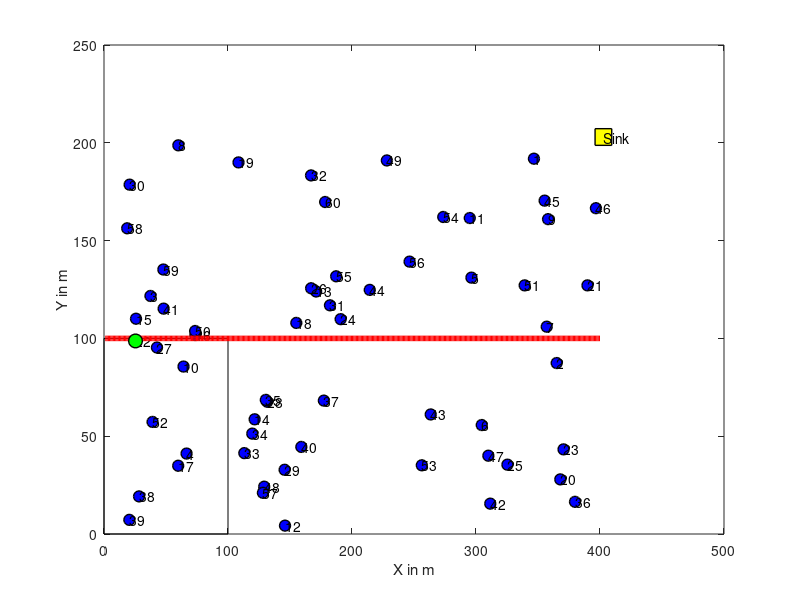

This chart was generated by the following MATLAB code: (Note: this script raises an error after producing the figure.)
clc;
clear all;
close all;
warning off all;

restoredefaultpath;
addpath(genpath(pwd));
global N X Y Xb Yb E zX zY max1


rand('seed',1)
N=60;% Total No. of Nodes
RSU=[];%[250];
min1=0;
max11=400;
max1=200;

X = min1+(max11-min1)*rand(1,N);
Y = min1+(max1-min1)*rand(1,N);
R=100; %sensor field Radius
%co-ordinates of base station
Xb = max11+2+rand(1,1);
Yb =(max1+2)+rand(1,1);
%% Normalized vehicle velocity 
maxv=400;
minv=10;
vel=rand(1,N);

%% Node Buffersize
E=rand(1,N);%1.*ones(1,N); % intialize node Buffersize
minTh=E/2;     %% minTh for buffer
%%
figure,
for i2 = 1:N 
          plot(X(i2),Y(i2),'o','LineWidth',1,...
                    'MarkerEdgeColor','k',...
                    'MarkerFaceColor','b',...
                    'MarkerSize',8'); 
          xlabel('X in m')
          ylabel('Y in m')
          text(X(i2), Y(i2), num2str(i2),'FontSize',10); 
          hold on;
end
hold on
         plot(Xb,Yb,'s','LineWidth',1,...
                    'MarkerEdgeColor','k',...
                    'MarkerFaceColor','y',...
                    'MarkerSize',12'); 
          xlabel('X in m')
          ylabel('Y in m')
          text(Xb, Yb, 'Sink','FontSize',10); 
          hold on;
%% Equal-zone division
zX=0:100:max11;
zY=0:100:max1;
id=zeros(1,N);
%ipd=1;
ik1=1;
for ik=1:numel(zX)-1
    for ij=1:numel(zY)-1
    rectangle('Position',[zX(ik) zY(ij) 100 100])
    points =[zX(ik) zY(ij); zX(ik)+100 zY(ij);  zX(ik)+100 zY(ij)+100 ;zX(ik) zY(ij)+100 ;zX(ik) zY(ij)]
    
    line(1:400,100.*ones(1,400),'Color','r','LineWidth',4)
    
    if(~isempty(RSU))
        
        plot(RSU(1),100,'^','LineWidth',1,...
                    'MarkerEdgeColor','k',...
                    'MarkerFaceColor','g',...
                    'MarkerSize',11'); 
          xlabel('X in m')
          ylabel('Y in m')
          %text(Xb, Yb, 'Base','FontSize',10); 
          hold on;
    end
    
    %figure(2)
    %plot(points(:,1),points(:,2),'-*r')
    [in,on]=inpolygon(X,Y,points(:,1),points(:,2))
    
    ind=find(in==1);
     
     if(~isempty(RSU))
         if(RSU(1)>zX(ik) && RSU(1)<zX(ik+1))
         ind=[];
         end
     else
         
    
     %% Max Buffersize CHM
    Ec=E(ind);      
    SN1=ind;
    SN(ik1).id=ind;
    L=0.*ind;%label
        
    [val1,ind2]=sort(Ec,'descend');
    MonitorID(ik1)=ind(ind2(1));
       
    ipd0=find(ind==ind(ind2(1)));
    L(ipd0)=1; %CHM
    plot(X(MonitorID(ik1)),Y(MonitorID(ik1)),'o','LineWidth',1,...
                    'MarkerEdgeColor','k',...
                    'MarkerFaceColor','g',...
                    'MarkerSize',10'); 
          xlabel('X in m')
          ylabel('Y in m')
          %text(Xb, Yb, 'Base','FontSize',10); 
          hold on;
          
    %% Pch%
    chmtosinkdist=abs(X(MonitorID(ik1))-Xb); 
    pc=distpch(chmtosinkdist);
    s1=ceil((pc/100)*numel(ind))
    SN(ik1).s1=s1;   
    
    %% Adaptive Clustering
    pos1=[X(ind) Y(ind)];
    vel1=vel(ind);
    Bs=E(ind);
    posd=pdist2([X(ind); Y(ind)]',[zX(ik)+50 zY(ij)+50]);
   
    w1=0.6;
    w2=0.2;
    w3=0.2;
    W=w1.*posd+w2.*vel1'+w3.*Bs';
    
    
    rng('default')  % For reproducibility
    [idx3,C,sumdist3] = kmeans([X(ind)+W'; Y(ind)+W']',s1,'Distance','cityblock','Display','final');
    
    idx=unique(idx3);
    
    for ip=1:numel(idx)
       ind3= find(idx3==idx(ip));
       % select CH
       [val,ind2]= min(abs(W(ind3)-C(ip)))
       
       L((ind3(ind2(1))))=ip+1;
       
       % assign cluster member       
       ind3(ind2(1))=[];
       L((ind3))=ip+1+0.1;      
        
    end
    %L(ipd0)=1; %CHM
    %plot
    
    
    

   

    L
    disp('hello');
    
%     if(numel(ind)~= numel(L))
%        pause,
%        break;
%     end
    SN(ik1).L=L;
    SN(ik1).Z=(ik1).*ones(1,numel(L));
    
     end
    
    L=[];
    
    
    
    ik1=ik1+1;
    %id(ind)=ipd;
    hold on
    end
    
    %ipd=ipd+1;0
end




L1=[SN.L];
id1=[SN.id];
ind4=find(L1==1)% High Buffersize node

hold on
plot(X(id1(ind4)),Y(id1(ind4)),'o','LineWidth',1,...
                      'MarkerEdgeColor','k',...
                      'MarkerFaceColor','g',...
                      'MarkerSize',8'); 
            xlabel('X in m')
            ylabel('Y in m')
            %text(Xb, Yb, 'Base','FontSize',10); 

code=['r' 'm' 'y' 'k' 'c' 'w'];
for iv=2: max([SN.s1])
    
 ind5=find(round(L1)==iv)   
 ind6=find(L1==iv)   
hold on
plot(X(id1(ind5)),Y(id1(ind5)),'o','LineWidth',1,...
                      'MarkerEdgeColor','k',...
                      'MarkerFaceColor',code(iv-1),...
                      'MarkerSize',8'); 
            xlabel('X in m')
            ylabel('Y in m')
  
            
hold on
plot(X(id1(ind6)),Y(id1(ind6)),'s','LineWidth',1,...
                      'MarkerEdgeColor','k',...
                      'MarkerFaceColor',code(iv-1),...
                      'MarkerSize',11'); 
            xlabel('X in m')
            ylabel('Y in m')            
            
            

end
axis([0 max11+5 -50 max1+50])
           
%% Neurofuzzy
outFIS=readfis('DataAnfis.fis');


%% Simulation Starts
round=200;
delv=[50 100 150 200 250 300 350 400];
R=[80 100 130 160];
Az=1;

for iu=1:8
ik=1;
while(ik<=70)
%     openfig('file.fig','new','visible')  
for ik1=1:numel(zX)-1
  for ij=1:numel(zY)-1
     rectangle('Position',[zX(ik1) zY(ij) 100 100])
     points =[zX(ik1) zY(ij); zX(ik1)+100 zY(ij);  zX(ik1)+100 zY(ij)+100 ;zX(ik1) zY(ij)+100 ;zX(ik1) zY(ij)]
     line(1:400,100.*ones(1,400),'Color','r','LineWidth',4)
  end
end


    z1=[SN.Z];
    L1=[SN.L];
    id1=[SN.id];
    
    indw=find(mod(z1,2)==0)
    vel1=vel;
    vel1(id1(indw))=-vel(id1(indw));
    if(Az==1)
     X=X+delv(iu).*vel1   
    else
     X=X+delv(2).*vel1   
    end
    
    X(X<-20)=400;
    X(X>420)=0;
    
        
    code=['r' 'm' 'y' 'k' 'c' 'w'];
    for iv=2: max([SN.s1])
    
    ind5=find(floor(L1)==iv)   
    ind6=find(L1==iv)   
    hold on
    plot(X(id1(ind5)),Y(id1(ind5)),'o','LineWidth',1,...
                      'MarkerEdgeColor','k',...
                      'MarkerFaceColor',code(iv-1),...
                      'MarkerSize',8'); 
            xlabel('X in m')
            ylabel('Y in m')
  
            
    hold on
    plot(X(id1(ind6)),Y(id1(ind6)),'s','LineWidth',1,...
                      'MarkerEdgeColor','k',...
                      'MarkerFaceColor',code(iv-1),...
                      'MarkerSize',11'); 
            xlabel('X in m')
            ylabel('Y in m')            
            
            

    end



    
    
    A=randperm(N);
    path=[];
   
    L1=[SN.L];
    id1=[SN.id];
    z1=[SN.Z];
    
    A(1)
    indw=find(id1==A(1))
    %find(L1(indw)==round(L1(indw))
    Zo=z1(indw)
    Lz=SN(Zo).L;
    indb=find(Lz==floor(L1(indw)))
    path1=SN(Zo).L(indb)
    
    
    %% new
    if(ik>20)
    x=[X' Y' vel' E'];
    tic
    y=evalfis(x,outFIS);
    tp1=toc
    ind2w=find(uint8(y)==1);
    indCH1=[ind2w' N+1];
    
    else
    tp1=1;
    indCH=(find(L1==1 | L1==2 |  L1==3 | L1 ==4 | L1==5 | L1==6 | L1==7));
    indCH=id1(indCH);
    
    indCH1=[indCH N+1]
    end
    
    
    
    X1=[X Xb];
    Y1=[Y Yb];
    hold on
    plot(X1(indCH1),Y1(indCH1),'s','LineWidth',1,...
                      'MarkerEdgeColor','k',...
                      'MarkerFaceColor','w',...
                      'MarkerSize',11'); 
            xlabel('X in m')
            ylabel('Y in m')  
            hold on
            for icc=1:numel(indCH1)
            text(X1(indCH1(icc)),Y1(indCH1(icc)),num2str(indCH1(icc)),'FontSize',10); 
            end
            
            
            hold on
           plot(X1(end),Y1(end),'s','LineWidth',1,...
                      'MarkerEdgeColor','k',...
                      'MarkerFaceColor','y',...
                      'MarkerSize',11'); 
            xlabel('X in m')
            ylabel('Y in m')  
            
            
            
            
            
   distCHtoCH=pdist2([X1(indCH1);Y1(indCH1)]',[X1(indCH1);Y1(indCH1)]') % CH to CH distance
   trust=distCHtoCH;
%    trust(distCHtoCH>(R+200))=inf;
   if(Az==2)
   trust(distCHtoCH>(R(iu)))=inf;
   else
   trust(distCHtoCH>(R(3)))=inf;    
   end
   w1=trust;% Closing Time and Traffic

   [r_path, r_cost] = Predictive(path1,size(trust,1), w1)
   [r_pathE, r_costE] = hopbyhop(path1,size(trust,1), w1)
   indCH1(r_path)
   
   t_cost(ik)=r_cost;
   t_path{ik}=r_path;
   path=indCH1(r_path);
   for p =1:(length(path)-1) 
   line([X1(path(p)) X1(path(p+1))], [Y1(path(p)) Y1(path(p+1))], 'Color','m','LineWidth',2.5, 'LineStyle','-') 
   arrow([X1(path(p)) Y1(path(p)) ], [X1(path(p+1)) Y1(path(p+1)) ])
   end 
   axis([0 max11+5 -50 max1+50])
    
   % PDR EStimate
      PDR(ik)= 0;
   if(~isempty(path))
        if(path(end)==61)
           PDR(ik)= 1;
        end    
   end
   % Avg end to end delay
       E2E(ik)=numel(r_path);%r_cost;
       E2Ex(ik)=numel(r_pathE);%r_costE;
   % CH formation Delay
       CHF(ik)=tp1;
       CHFe(ik)=(2).*tp1;
       
    ik=ik+1; 
    pause(0.02);
    clf;
end

AvgPDR(iu)=sum(PDR)/ik;
E2E(isinf(E2E))=0;
E2Ex(isinf(E2Ex))=0;
E2Edelay(iu)=mean(E2E)
E2Edelaye(iu)=mean(E2Ex)
CHdelay(iu)=mean(CHF);
CHdelaye(iu)=mean(CHFe);


end
% 
% 

if(Az==1)
%% Performance Analysis
% Velcoicty Vs PDR
AvgPDRE=AvgPDR./(1+rand(1));
figure,
plot(delv,AvgPDR,'*-r')
hold on
plot(delv,AvgPDRE,'*-b')
legend('Proposed','Adaptive Disjoint Path vector greedy routing')
title('Packet Delivery Ratio')
xlabel('Velocity')
ylabel('Packet Delivery Ratio in(%)')

% Velocity Vs Average End to End Delay
figure,
plot(delv,E2Edelay,'*-r',delv,E2Edelaye,'-*b')
title('End to End Delay')
legend('Proposed','Adaptive Disjoint Path vector greedy routing')
xlabel('Velocity')
ylabel('Delay(ms)')

% Velocity Vs CH FormationDelay
figure,
plot(delv,CHdelay,'*-r',delv,CHdelaye,'*-b')
title('CHformation Delay')
legend('Proposed','Adaptive Disjoint Path vector greedy routing')
xlabel('Velocity')
ylabel('Delay(ms)')


else

AvgPDRE=AvgPDR./(1+rand(1));
figure,
plot(R,AvgPDR,'*-r')
hold on
plot(R,AvgPDRE,'*-b')
legend('Proposed','Adaptive Disjoint Path vector greedy routing')
title('Packet Delivery Ratio')
ylabel('Packet Delivery Ratio in(%)')
xlabel('Sensor Radius')

% Velocity Vs Average End to End Delay
figure,
plot(R,E2Edelay,'*-r',R,E2Edelaye,'-*b')
title('End to End Delay')
legend('Proposed','Adaptive Disjoint Path vector greedy routing')
xlabel('Sensor Radius')
ylabel('Delay(ms)')
% Velocity Vs CH FormationDelay
figure,
plot(R,CHdelay,'*-r',R,CHdelaye,'*-b')
title('CHformation Delay')
legend('Proposed','Adaptive Disjoint Path vector greedy routing')    
xlabel('Sensor Radius')
ylabel('Delay(ms)')
% R Vs PDR

% R Vs Average End to End Delay

% R Vs CH FormationDelay    
    
    
    
end



